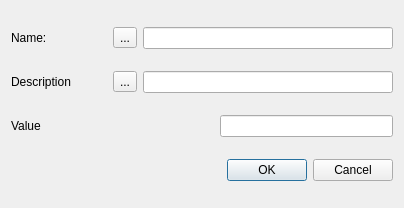
<?xml version="1.0" encoding="UTF-8"?>
<ui version="4.0">
 <class>DialogAddEditProperty</class>
 <widget class="QDialog" name="DialogAddEditProperty">
  <property name="geometry">
   <rect>
    <x>0</x>
    <y>0</y>
    <width>404</width>
    <height>208</height>
   </rect>
  </property>
  <property name="windowTitle">
   <string>Dialog</string>
  </property>
  <layout class="QVBoxLayout" name="verticalLayout">
   <item>
    <layout class="QHBoxLayout" name="horizontalLayout_1">
     <item>
      <widget class="QLabel" name="label_1">
       <property name="text">
        <string>Name:</string>
       </property>
      </widget>
     </item>
     <item>
      <spacer name="horizontalSpacer_1">
       <property name="orientation">
        <enum>Qt::Horizontal</enum>
       </property>
       <property name="sizeHint" stdset="0">
        <size>
         <width>40</width>
         <height>20</height>
        </size>
       </property>
      </spacer>
     </item>
     <item>
      <widget class="QToolButton" name="BtnUnlockName">
       <property name="text">
        <string>...</string>
       </property>
      </widget>
     </item>
     <item>
      <widget class="QLineEdit" name="lineEditName">
       <property name="minimumSize">
        <size>
         <width>250</width>
         <height>0</height>
        </size>
       </property>
      </widget>
     </item>
    </layout>
   </item>
   <item>
    <layout class="QHBoxLayout" name="horizontalLayout_3">
     <item>
      <widget class="QLabel" name="label_3">
       <property name="text">
        <string>Description</string>
       </property>
      </widget>
     </item>
     <item>
      <spacer name="horizontalSpacer_3">
       <property name="orientation">
        <enum>Qt::Horizontal</enum>
       </property>
       <property name="sizeHint" stdset="0">
        <size>
         <width>40</width>
         <height>20</height>
        </size>
       </property>
      </spacer>
     </item>
     <item>
      <widget class="QToolButton" name="BtnUnlockDesc">
       <property name="text">
        <string>...</string>
       </property>
      </widget>
     </item>
     <item>
      <widget class="QLineEdit" name="lineEditDesc">
       <property name="minimumSize">
        <size>
         <width>250</width>
         <height>0</height>
        </size>
       </property>
      </widget>
     </item>
    </layout>
   </item>
   <item>
    <layout class="QHBoxLayout" name="horizontalLayout_2">
     <item>
      <widget class="QLabel" name="label_2">
       <property name="text">
        <string>Value</string>
       </property>
      </widget>
     </item>
     <item>
      <spacer name="horizontalSpacer_2">
       <property name="orientation">
        <enum>Qt::Horizontal</enum>
       </property>
       <property name="sizeType">
        <enum>QSizePolicy::Expanding</enum>
       </property>
       <property name="sizeHint" stdset="0">
        <size>
         <width>40</width>
         <height>20</height>
        </size>
       </property>
      </spacer>
     </item>
     <item>
      <widget class="QLineEdit" name="lineEditValue">
       <property name="minimumSize">
        <size>
         <width>100</width>
         <height>0</height>
        </size>
       </property>
      </widget>
     </item>
    </layout>
   </item>
   <item>
    <widget class="QDialogButtonBox" name="buttonBox">
     <property name="orientation">
      <enum>Qt::Horizontal</enum>
     </property>
     <property name="standardButtons">
      <set>QDialogButtonBox::Cancel|QDialogButtonBox::Ok</set>
     </property>
    </widget>
   </item>
  </layout>
 </widget>
 <resources/>
 <connections>
  <connection>
   <sender>buttonBox</sender>
   <signal>accepted()</signal>
   <receiver>DialogAddEditProperty</receiver>
   <slot>accept()</slot>
   <hints>
    <hint type="sourcelabel">
     <x>248</x>
     <y>254</y>
    </hint>
    <hint type="destinationlabel">
     <x>157</x>
     <y>274</y>
    </hint>
   </hints>
  </connection>
  <connection>
   <sender>buttonBox</sender>
   <signal>rejected()</signal>
   <receiver>DialogAddEditProperty</receiver>
   <slot>reject()</slot>
   <hints>
    <hint type="sourcelabel">
     <x>316</x>
     <y>260</y>
    </hint>
    <hint type="destinationlabel">
     <x>286</x>
     <y>274</y>
    </hint>
   </hints>
  </connection>
 </connections>
</ui>
